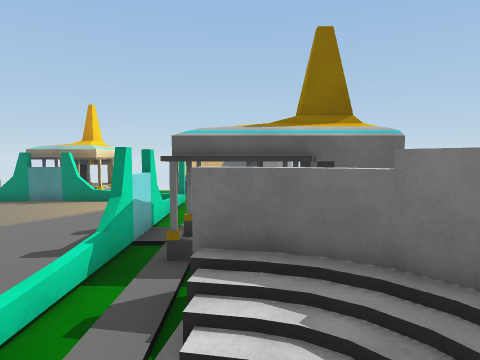
View 1 (above)

16 first-person views from a walk through a Unity game level. The camera is 1.5 m above the floor, tilts 4° down and sees 75° across. The floor is counted in squares, 1 m on a side. Each view is taken from the middle of a square. On the plan, view 1 faces up. The plan holds only what a view shows up to about 15 squares ahead; the rest is blank. Some surface patterns are stand-ins.

View 2
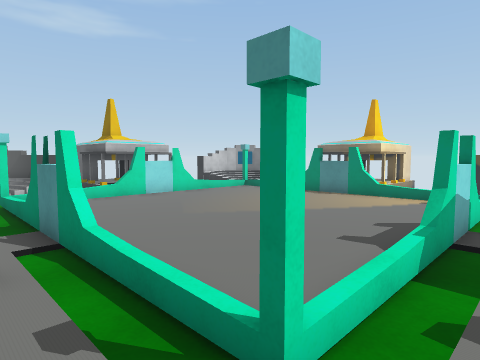

View 3
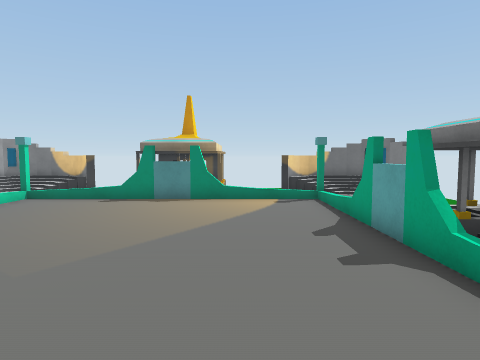

View 4
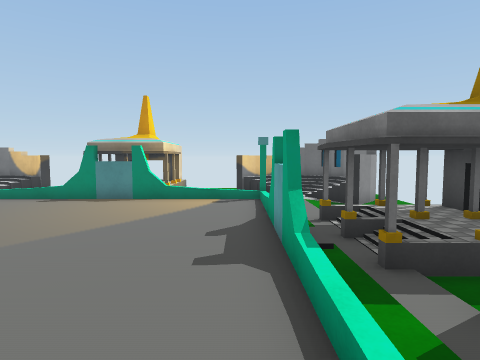

View 5
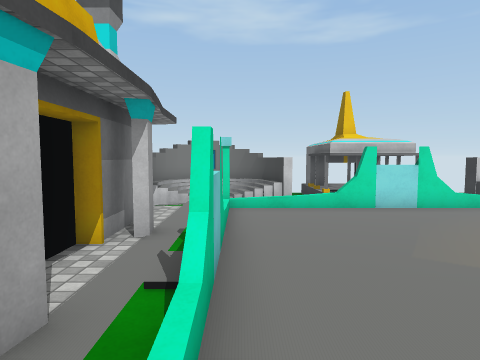

View 6
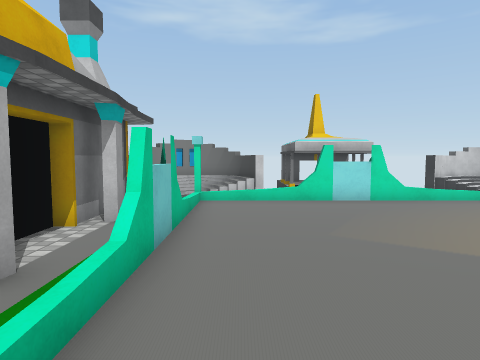

View 7
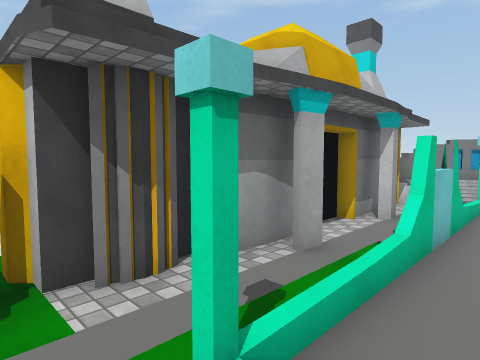

View 8
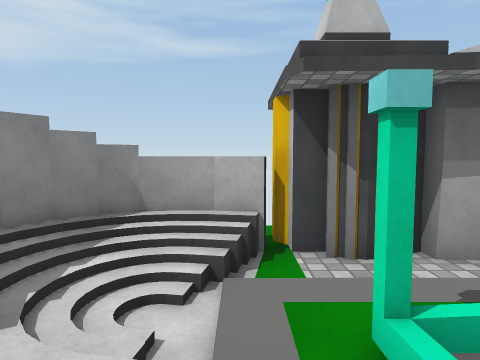

View 9
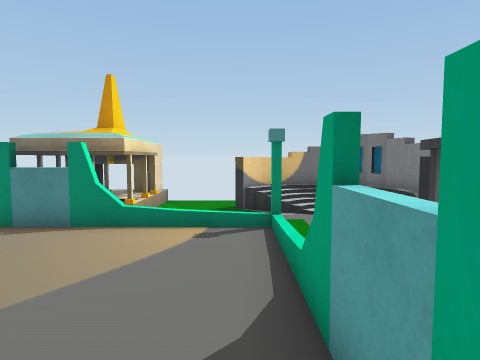

View 10
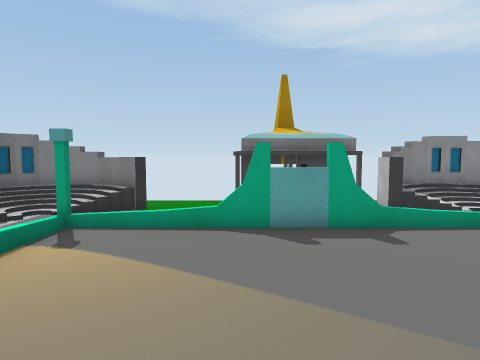

View 11
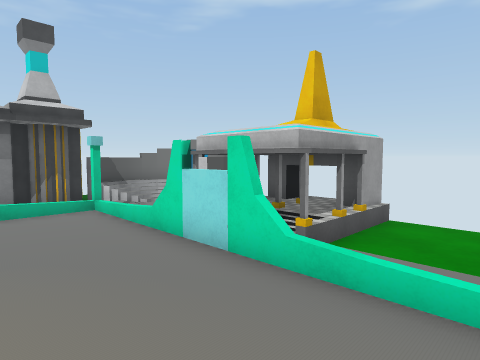

View 12
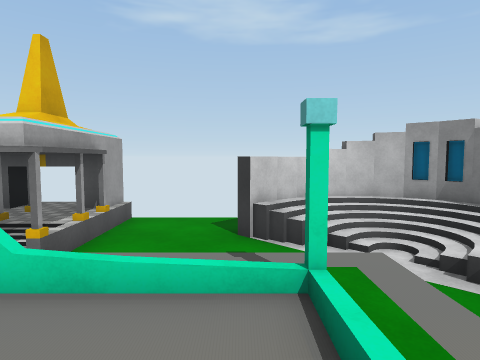

View 13
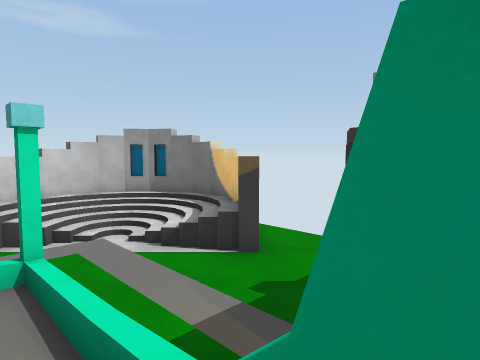

View 14
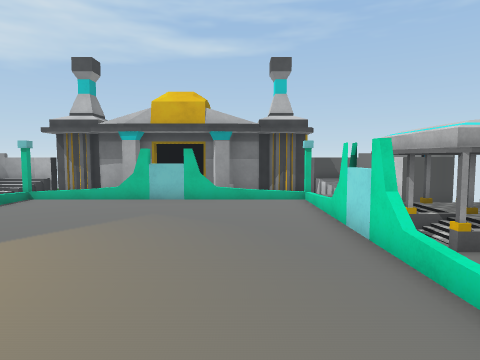

View 15
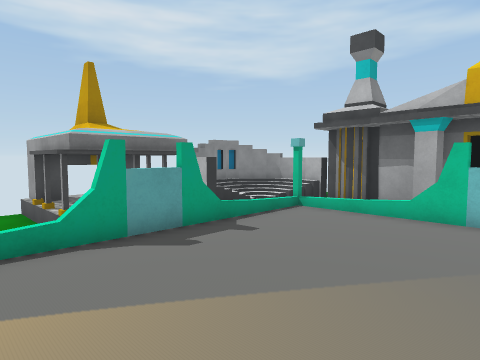

View 16
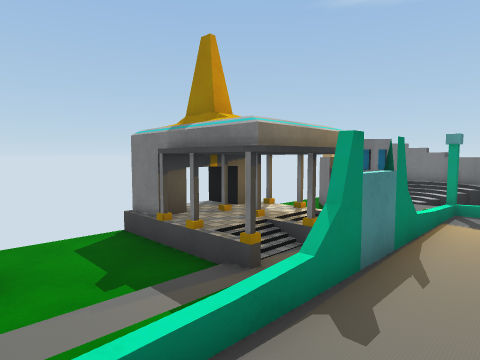

### Floor plan
Key: @ floor where view 1 was taken; # wall or solid block; x gap in a wall; . floor; / step, stairs or slope; = window, fence, low wall or low ledge; ^ raised ledge; v drop or lower ground; O other object.
Columns run from 17 left of view 1 to 3 right of it. Each row starts with its distance up from view 1.
 17         #  #
 16  ####...#  #...==##
 15 ##//=#..## #..=///##
 14 #////...#### ..#///#
 13 =//.....^###   ..//=
 12  =/..#..=#=#...#.=#x
 11 .#/...............#.
 10 ................. ..
  9 ................. ..
  8 ####.=.........=#####
  7   ##^=.........=##
  6   ##^#.........###
  5 ####.=.........=#####
  4  == .............==
  3 #=O  ............O=#
  2 #// .#..##==...#.//#
  1 #/................/#
  0 #///....#..##.../@/##
 -1 ##==############=O=#
 -2  v= #          #v

Where each view was taken, in squares from view 1:
view 1: 0 up, 0 right, facing up
view 2: 0 up, 1 left, facing up-left
view 3: 1 up, 5 left, facing up
view 4: 1 up, 3 left, facing up
view 5: 2 up, 3 left, facing left
view 6: 3 up, 2 left, facing left
view 7: 3 up, 1 left, facing down-left
view 8: 4 up, 1 left, facing down
view 9: 5 up, 3 left, facing up
view 10: 8 up, 9 left, facing right
view 11: 11 up, 9 left, facing down-left
view 12: 11 up, 9 left, facing left
view 13: 11 up, 8 left, facing up-left
view 14: 13 up, 10 left, facing down
view 15: 10 up, 8 left, facing down-right
view 16: 10 up, 12 left, facing up-right
